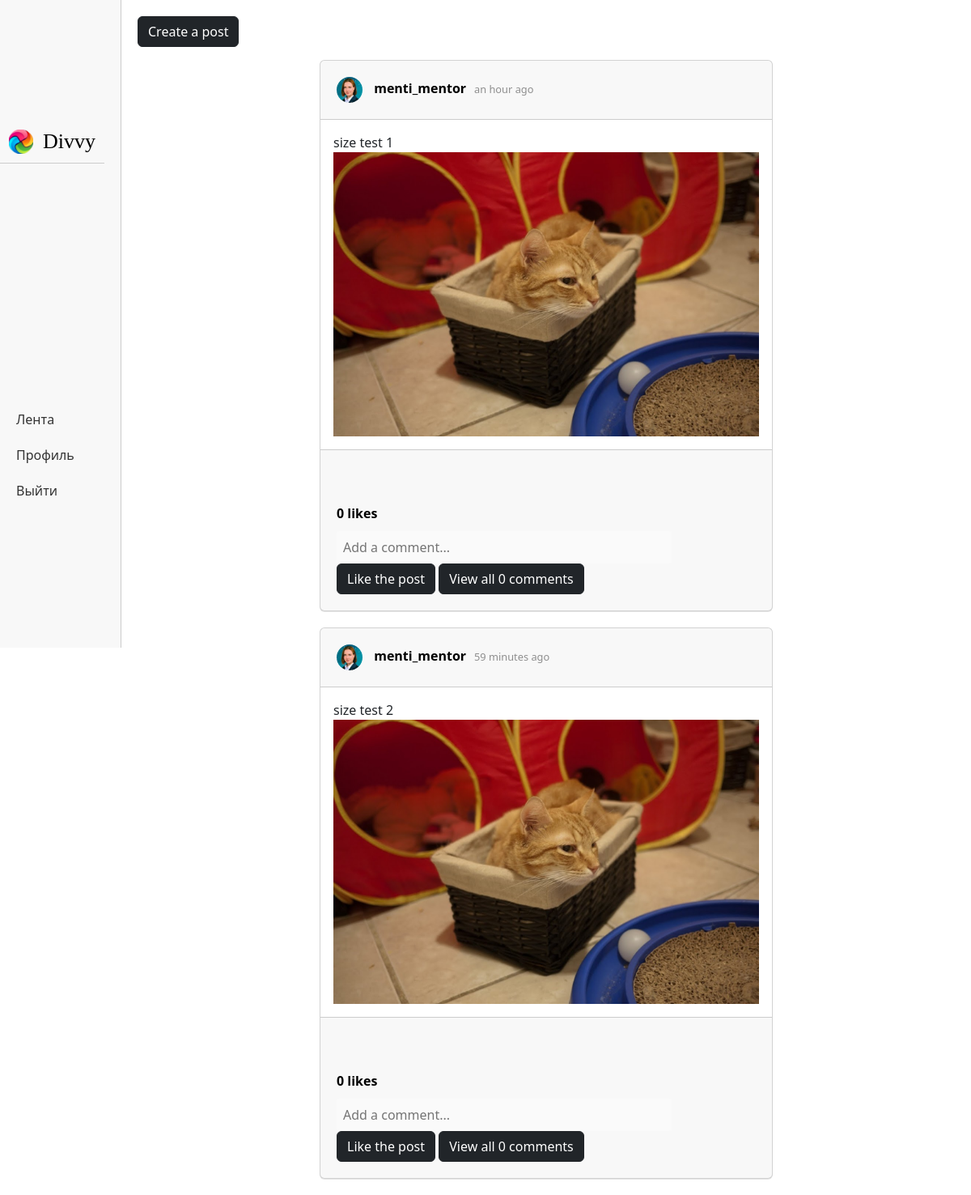
Page /feed (signed in) on the committed database.
### data/posts.py (models this page shows)
class Post(SqlAlchemyBase, SerializerMixin):
    __tablename__ = 'posts'
    id = sqlalchemy.Column(sqlalchemy.Integer, primary_key=True, autoincrement=True)
    likes = sqlalchemy.Column(sqlalchemy.Integer, default=0)
    post_text = sqlalchemy.Column(sqlalchemy.String, nullable=True)
    post_picture = sqlalchemy.Column(sqlalchemy.String, nullable=False)
    comments_number = sqlalchemy.Column(sqlalchemy.Integer, default=0)
    user_id = sqlalchemy.Column(sqlalchemy.Integer, sqlalchemy.ForeignKey("users.id"), nullable=False)
    modified_date = sqlalchemy.Column(sqlalchemy.DateTime, default=datetime.datetime.now)
    user = orm.relationship('User')
    comments = orm.relationship("Comment", back_populates='post')

### data/users.py (models this page shows, shortened)
class User(SqlAlchemyBase, UserMixin):
    __tablename__ = 'users'
    id = sqlalchemy.Column(sqlalchemy.Integer, primary_key=True, autoincrement=True)
    email = sqlalchemy.Column(sqlalchemy.String, index=True, unique=True, nullable=True)
    name = sqlalchemy.Column(sqlalchemy.String, nullable=True)
    surname = sqlalchemy.Column(sqlalchemy.String, nullable=True)
    nickname = sqlalchemy.Column(sqlalchemy.String, nullable=True)
    birthday = sqlalchemy.Column(sqlalchemy.Integer, nullable=True)
    hashed_password = sqlalchemy.Column(sqlalchemy.String, nullable=True)
    modified_date = sqlalchemy.Column(sqlalchemy.DateTime, default=datetime.datetime.now)
    description = sqlalchemy.Column(sqlalchemy.String, default="")
    avatar = sqlalchemy.Column(sqlalchemy.String, default="/static/img/avatars/default_avatar.png")
    subscribers = sqlalchemy.Column(sqlalchemy.Integer, default=0)
    subscriptions = sqlalchemy.Column(sqlalchemy.Integer, default=0)
    posts = sqlalchemy.Column(sqlalchemy.Integer, default=0)
    post = orm.relationship("Post", back_populates='user')

### main.py (the view)
@app.route("/feed")
def feed():
    if isinstance(current_user, mixins.AnonymousUserMixin):
        return redirect("/login")
    db_sess = db_session.create_session()
    posts = db_sess.query(Post).all()
    time_now = datetime.now()
    if len(posts) > 10:
        posts = posts[:10]
    prescriptions = [format_social_media_post_time(post.modified_date) for post in posts]
    return render_template("feed.html", title="Лента", posts=posts, time_now=time_now,
                           prescriptions=prescriptions)

### data/db_session.py (called while the page is built)
def create_session() -> Session:
    global __factory
    return __factory()

### main.py (called while the page is built)
@login_manager.user_loader
def load_user(user_id):
    db_sess = db_session.create_session()
    return db_sess.query(User).get(user_id)

### templates/feed.html (shortened to what this page needs)
{% extends "authorised_base.html" %}
{% block content %}
<p>
    <a class="btn btn-dark" href="/addpost">Create a post</a>
</p>
{% for post in posts %}
    <div class="posts-container">
        <div class="card">
            <div class="card-header">
                <a href="/user/{{ post.user.nickname }}">
                    <img src="{{ post.user.avatar }}" alt="Post">
                    {{ post.user.nickname }}
                </a>
                <span>{{ prescriptions[loop.index0] }}</span>
            </div>
            <div class="card-body">
                {{ post.post_text }}
                <img src="/{{ post.post_picture }}" alt="Post">
            </div>
            <div class="card-footer">
                <div class="actions">
                </div>
                <span class="likes">{{post.likes}} likes</span>
                <form class="comment-form" action="/send_comment/{{ post.id }}" method="post">
                    <input type="text" placeholder="Add a comment..." name="comment_text">
                    <a class="btn btn-dark" href="/like_post/{{ post.id }}/feed">Like the post</a>
                    <a class="btn btn-dark" href="/view_comments/{{ post.id }}">View all {{post.comments_number}} comments</a>
                </form>
            </div>
        </div>
    </div>
{% endfor %}
{% endblock %}

### static/css/style.css (style rules this page uses)
.card { background-color: #fff; margin-bottom: 20px; box-shadow: 0 1px 0 rgba(0, 0, 0, 0.0975); width: 80%; margin-left: 10%; margin-right: 10%; }
.card-header { padding: 20px; display: flex; align-items: center; }
.card-header img { border-radius: 50%; width: 32px; margin-right: 10px; }
.card-header a { font-weight: 600; color: #000; margin-right: 10px; text-decoration: none; }
.card-header span { font-size: 0.8em; color: #8e8e8e; }
.card-body img { width: 100%; max-height: 700px; }
.card-footer { padding: 20px; }
.likes { display: block; margin: 10px 0; font-weight: 600; color: #000; }
.comment-form { margin-top: 10px; }
.comment-form input { border: none; padding: 8px; font-size: 1em; width: 80%; border-radius: 3px; background-color: #fafafa; }
.posts-container { display: grid; grid-template-columns: repeat(1, minmax(80px, 700px)); grid-gap: 10px; justify-content: center; align-items: center; }

### rows in the picture
Post: user.avatar (placeholder picture), user.nickname "menti_mentor", prescriptions "an hour ago", post_text "size test 1", post_picture (picture), likes "0", comments_number "0"
Post: user.avatar (placeholder picture), user.nickname "menti_mentor", prescriptions "59 minutes ago", post_text "size test 2", post_picture (picture), likes "0", comments_number "0"
